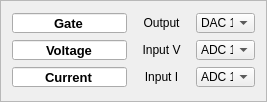
           <widget class="QFrame" name="frame_FourTerminal_ChannelSettings">
            <property name="styleSheet">
             <string notr="true">#frame_FourTerminal_ChannelSettings{
border:1px solid rgb(168,168,168)
}</string>
            </property>
            <property name="frameShape">
             <enum>QFrame::StyledPanel</enum>
            </property>
            <property name="frameShadow">
             <enum>QFrame::Raised</enum>
            </property>
            <layout class="QGridLayout" name="Layout_FourTerminal_ChannelSettings_2" rowstretch="1,1,1" columnstretch="2,1,1">
             <item row="0" column="0">
              <widget class="QLineEdit" name="lineEdit_FourTerminal_Output">
               <property name="sizePolicy">
                <sizepolicy hsizetype="Fixed" vsizetype="Fixed">
                 <horstretch>0</horstretch>
                 <verstretch>0</verstretch>
                </sizepolicy>
               </property>
               <property name="minimumSize">
                <size>
                 <width>60</width>
                 <height>20</height>
                </size>
               </property>
               <property name="maximumSize">
                <size>
                 <width>300</width>
                 <height>20</height>
                </size>
               </property>
               <property name="font">
                <font>
                 <pointsize>10</pointsize>
                 <bold>true</bold>
                </font>
               </property>
               <property name="toolTip">
                <string>Click to edit name</string>
               </property>
               <property name="styleSheet">
                <string notr="true">#label_Basename{
color: rgb(168, 168, 168)
}</string>
               </property>
               <property name="text">
                <string>Gate</string>
               </property>
               <property name="alignment">
                <set>Qt::AlignCenter</set>
               </property>
               <property name="readOnly">
                <bool>true</bool>
               </property>
              </widget>
             </item>
             <item row="1" column="1">
              <widget class="QLabel" name="label_FourTerminal_Input1">
               <property name="minimumSize">
                <size>
                 <width>40</width>
                 <height>20</height>
                </size>
               </property>
               <property name="text">
                <string>Input V</string>
               </property>
               <property name="alignment">
                <set>Qt::AlignCenter</set>
               </property>
              </widget>
             </item>
             <item row="0" column="1">
              <widget class="QLabel" name="label_FourTerminal_Output1">
               <property name="minimumSize">
                <size>
                 <width>40</width>
                 <height>20</height>
                </size>
               </property>
               <property name="text">
                <string>Output</string>
               </property>
               <property name="alignment">
                <set>Qt::AlignCenter</set>
               </property>
              </widget>
             </item>
             <item row="1" column="0">
              <widget class="QLineEdit" name="lineEdit_FourTerminal_Input1">
               <property name="sizePolicy">
                <sizepolicy hsizetype="Fixed" vsizetype="Fixed">
                 <horstretch>0</horstretch>
                 <verstretch>0</verstretch>
                </sizepolicy>
               </property>
               <property name="minimumSize">
                <size>
                 <width>60</width>
                 <height>20</height>
                </size>
               </property>
               <property name="maximumSize">
                <size>
                 <width>300</width>
                 <height>20</height>
                </size>
               </property>
               <property name="font">
                <font>
                 <pointsize>10</pointsize>
                 <bold>true</bold>
                </font>
               </property>
               <property name="toolTip">
                <string>Click to edit name</string>
               </property>
               <property name="styleSheet">
                <string notr="true">#label_Basename{
color: rgb(168, 168, 168)
}</string>
               </property>
               <property name="text">
                <string>Voltage</string>
               </property>
               <property name="alignment">
                <set>Qt::AlignCenter</set>
               </property>
               <property name="readOnly">
                <bool>true</bool>
               </property>
              </widget>
             </item>
             <item row="0" column="2">
              <widget class="QComboBox" name="comboBox_FourTerminal_Output">
               <property name="minimumSize">
                <size>
                 <width>59</width>
                 <height>20</height>
                </size>
               </property>
               <property name="maximumSize">
                <size>
                 <width>150</width>
                 <height>22</height>
                </size>
               </property>
               <property name="currentText">
                <string>DAC 1</string>
               </property>
               <property name="currentIndex">
                <number>0</number>
               </property>
               <item>
                <property name="text">
                 <string>DAC 1</string>
                </property>
               </item>
               <item>
                <property name="text">
                 <string>DAC 2</string>
                </property>
               </item>
               <item>
                <property name="text">
                 <string>DAC 3</string>
                </property>
               </item>
               <item>
                <property name="text">
                 <string>DAC 4</string>
                </property>
               </item>
               <item>
                <property name="text">
                 <string>DAC 5</string>
                </property>
               </item>
               <item>
                <property name="text">
                 <string>DAC 6</string>
                </property>
               </item>
               <item>
                <property name="text">
                 <string>DAC 7</string>
                </property>
               </item>
               <item>
                <property name="text">
                 <string>DAC 8</string>
                </property>
               </item>
              </widget>
             </item>
             <item row="2" column="0">
              <widget class="QLineEdit" name="lineEdit_FourTerminal_Input2">
               <property name="sizePolicy">
                <sizepolicy hsizetype="Fixed" vsizetype="Fixed">
                 <horstretch>0</horstretch>
                 <verstretch>0</verstretch>
                </sizepolicy>
               </property>
               <property name="minimumSize">
                <size>
                 <width>60</width>
                 <height>20</height>
                </size>
               </property>
               <property name="maximumSize">
                <size>
                 <width>300</width>
                 <height>20</height>
                </size>
               </property>
               <property name="font">
                <font>
                 <pointsize>10</pointsize>
                 <bold>true</bold>
                </font>
               </property>
               <property name="toolTip">
                <string>Click to edit name</string>
               </property>
               <property name="styleSheet">
                <string notr="true">#label_Basename{
color: rgb(168, 168, 168)
}</string>
               </property>
               <property name="text">
                <string>Current</string>
               </property>
               <property name="alignment">
                <set>Qt::AlignCenter</set>
               </property>
               <property name="readOnly">
                <bool>true</bool>
               </property>
              </widget>
             </item>
             <item row="2" column="1">
              <widget class="QLabel" name="label_FourTerminal_Input2">
               <property name="minimumSize">
                <size>
                 <width>40</width>
                 <height>20</height>
                </size>
               </property>
               <property name="text">
                <string>Input I</string>
               </property>
               <property name="alignment">
                <set>Qt::AlignCenter</set>
               </property>
              </widget>
             </item>
             <item row="1" column="2">
              <widget class="QComboBox" name="comboBox_FourTerminal_Input1">
               <property name="minimumSize">
                <size>
                 <width>59</width>
                 <height>20</height>
                </size>
               </property>
               <property name="maximumSize">
                <size>
                 <width>150</width>
                 <height>22</height>
                </size>
               </property>
               <item>
                <property name="text">
                 <string>ADC 1</string>
                </property>
               </item>
               <item>
                <property name="text">
                 <string>ADC 2</string>
                </property>
               </item>
               <item>
                <property name="text">
                 <string>ADC 3</string>
                </property>
               </item>
               <item>
                <property name="text">
                 <string>ADC 4</string>
                </property>
               </item>
               <item>
                <property name="text">
                 <string>ADC 5</string>
                </property>
               </item>
               <item>
                <property name="text">
                 <string>ADC 6</string>
                </property>
               </item>
               <item>
                <property name="text">
                 <string>ADC 7</string>
                </property>
               </item>
               <item>
                <property name="text">
                 <string>ADC 8</string>
                </property>
               </item>
               <item>
                <property name="text">
                 <string>None</string>
                </property>
               </item>
              </widget>
             </item>
             <item row="2" column="2">
              <widget class="QComboBox" name="comboBox_FourTerminal_Input2">
               <property name="minimumSize">
                <size>
                 <width>59</width>
                 <height>20</height>
                </size>
               </property>
               <property name="maximumSize">
                <size>
                 <width>150</width>
                 <height>22</height>
                </size>
               </property>
               <item>
                <property name="text">
                 <string>ADC 1</string>
                </property>
               </item>
               <item>
                <property name="text">
                 <string>ADC 2</string>
                </property>
               </item>
               <item>
                <property name="text">
                 <string>ADC 3</string>
                </property>
               </item>
               <item>
                <property name="text">
                 <string>ADC 4</string>
                </property>
               </item>
               <item>
                <property name="text">
                 <string>ADC 5</string>
                </property>
               </item>
               <item>
                <property name="text">
                 <string>ADC 6</string>
                </property>
               </item>
               <item>
                <property name="text">
                 <string>ADC 7</string>
                </property>
               </item>
               <item>
                <property name="text">
                 <string>ADC 8</string>
                </property>
               </item>
               <item>
                <property name="text">
                 <string>None</string>
                </property>
               </item>
              </widget>
             </item>
            </layout>
           </widget>
